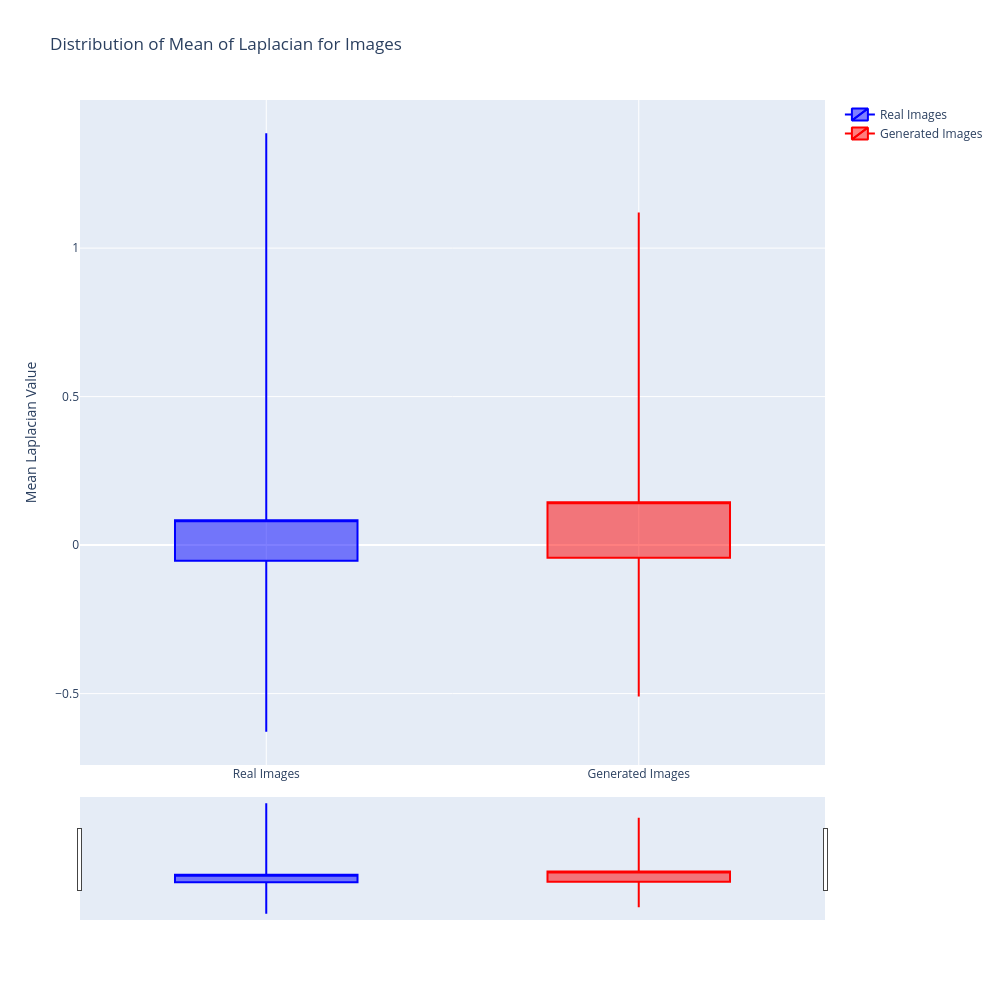
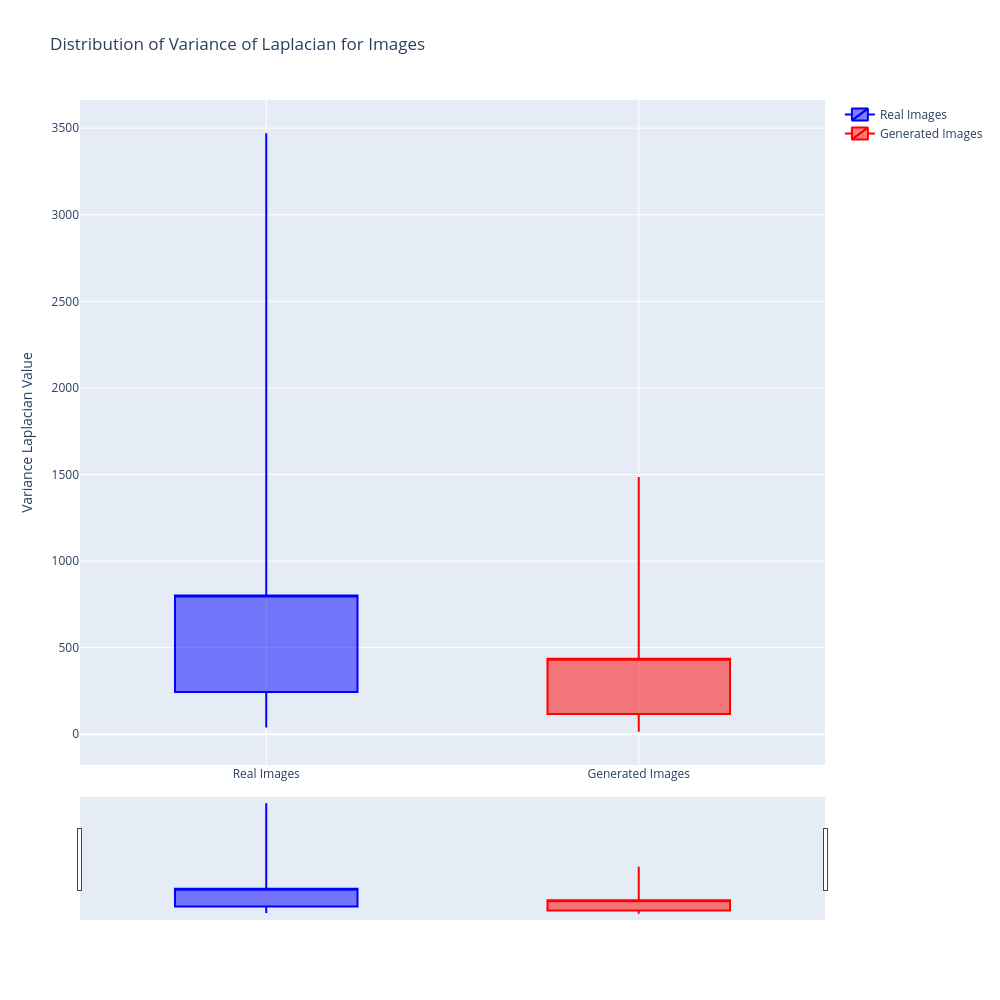

The notebook cell these images were saved under, in order:
### Markdown cell above
## Laplacian mean and variance plots

### Code cell
normalized_real_images = (validation_data + 1) / 2

normalized_generated_images = (generated_data_reprojected + 1) / 2

real_images_rgb_alpha = normalized_real_images * 255
real_images_rgb_alpha = real_images_rgb_alpha.astype(np.uint8)

# Generated images: N_images x 64 x 64 x 4
generated_images_rgb_alpha = normalized_generated_images * 255
generated_images_rgb_alpha = generated_images_rgb_alpha.astype(np.uint8)

# Calculate Mean and Variance of Laplacian for each image
real_laplacian_means = []
real_laplacian_variances = []
generated_laplacian_means = []
generated_laplacian_variances = []

for i in range(normalized_real_images.shape[0]):
    # For Laplacian, it's typically applied to grayscale images
    # Convert from 4 channels (RGBA) to 3 channels (RGB) then to grayscale
    # OpenCV's cvtColor expects BGR, so we'll treat the first 3 channels as such
    real_rgb = real_images_rgb_alpha[i, :, :, :3]
    real_gray = cv2.cvtColor(real_rgb, cv2.COLOR_RGB2GRAY)
    
    # Calculate Laplacian
    # Use CV_64F for higher precision to handle potential negative values
    real_laplacian = cv2.Laplacian(real_gray, cv2.CV_64F)
    
    # Calculate mean and variance of the Laplacian image
    real_laplacian_means.append(np.mean(real_laplacian))
    real_laplacian_variances.append(np.var(real_laplacian))

    # Repeat for generated images
    generated_rgb = generated_images_rgb_alpha[i, :, :, :3]
    generated_gray = cv2.cvtColor(generated_rgb, cv2.COLOR_RGB2GRAY)
    generated_laplacian = cv2.Laplacian(generated_gray, cv2.CV_64F)
    generated_laplacian_means.append(np.mean(generated_laplacian))
    generated_laplacian_variances.append(np.var(generated_laplacian))

# Prepare data for candle chart plotting (Mean of Laplacian)
# For real images
real_mean_laplacian_min = np.min(real_laplacian_means)
real_mean_laplacian_q1 = np.percentile(real_laplacian_means, 25)
real_mean_laplacian_median = np.median(real_laplacian_means)
real_mean_laplacian_q3 = np.percentile(real_laplacian_means, 75)
real_mean_laplacian_max = np.max(real_laplacian_means)

# For generated images
generated_mean_laplacian_min = np.min(generated_laplacian_means)
generated_mean_laplacian_q1 = np.percentile(generated_laplacian_means, 25)
generated_mean_laplacian_median = np.median(generated_laplacian_means)
generated_mean_laplacian_q3 = np.percentile(generated_laplacian_means, 75)
generated_mean_laplacian_max = np.max(generated_laplacian_means)

# 4. Plot Mean of Laplacian on a Candle Chart
fig_mean = go.Figure(data=[
    go.Candlestick(
        x=['Real Images'],
        open=[real_mean_laplacian_q1],
        high=[real_mean_laplacian_max],
        low=[real_mean_laplacian_min],
        close=[real_mean_laplacian_q3],
        name='Real Images',
        increasing_line_color='blue',
        decreasing_line_color='blue'
    ),
    go.Candlestick(
        x=['Generated Images'],
        open=[generated_mean_laplacian_q1],
        high=[generated_mean_laplacian_max],
        low=[generated_mean_laplacian_min],
        close=[generated_mean_laplacian_q3],
        name='Generated Images',
        increasing_line_color='red',
        decreasing_line_color='red'
    )
])

fig_mean.update_layout(
    title='Distribution of Mean of Laplacian for Images',
    yaxis_title='Mean Laplacian Value',
    width=1000,
    height=1000,
)

fig_mean.show()

# 5. Prepare data for candle chart plotting (Variance of Laplacian)
# For real images
real_var_laplacian_min = np.min(real_laplacian_variances)
real_var_laplacian_q1 = np.percentile(real_laplacian_variances, 25)
real_var_laplacian_median = np.median(real_laplacian_variances)
real_var_laplacian_q3 = np.percentile(real_laplacian_variances, 75)
real_var_laplacian_max = np.max(real_laplacian_variances)

# For generated images
generated_var_laplacian_min = np.min(generated_laplacian_variances)
generated_var_laplacian_q1 = np.percentile(generated_laplacian_variances, 25)
generated_var_laplacian_median = np.median(generated_laplacian_variances)
generated_var_laplacian_q3 = np.percentile(generated_laplacian_variances, 75)
generated_var_laplacian_max = np.max(generated_laplacian_variances)

# 6. Plot Variance of Laplacian on a Candle Chart
fig_var = go.Figure(data=[
    go.Candlestick(
        x=['Real Images'],
        open=[real_var_laplacian_q1],
        high=[real_var_laplacian_max],
        low=[real_var_laplacian_min],
        close=[real_var_laplacian_q3],
        name='Real Images',
        increasing_line_color='blue',
        decreasing_line_color='blue'
    ),
    go.Candlestick(
        x=['Generated Images'],
        open=[generated_var_laplacian_q1],
        high=[generated_var_laplacian_max],
        low=[generated_var_laplacian_min],
        close=[generated_var_laplacian_q3],
        name='Generated Images',
        increasing_line_color='red',
        decreasing_line_color='red'
    )
])

fig_var.update_layout(
    title='Distribution of Variance of Laplacian for Images',
    yaxis_title='Variance Laplacian Value',
    width=1000,
    height=1000
)

fig_var.show()

### Figure 1 — Plotly figure (JSON) as saved in the notebook; plotly's stock layout.template omitted (floating-point values rounded to 4 significant figures)
{"data": [{"close": [0.0835], "decreasing": {"line": {"color": "blue"}}, "high": [1.387], "increasing": {"line": {"color": "blue"}}, "low": [-0.6284], "name": "Real Images", "open": [-0.05298], "type": "candlestick", "x": ["Real Images"]}, {"close": [0.1445], "decreasing": {"line": {"color": "red"}}, "high": [1.12], "increasing": {"line": {"color": "red"}}, "low": [-0.51], "name": "Generated Images", "open": [-0.04272], "type": "candlestick", "x": ["Generated Images"]}], "layout": {"height": 1000, "title": {"text": "Distribution of Mean of Laplacian for Images"}, "width": 1000, "yaxis": {"title": {"text": "Mean Laplacian Value"}}}}

### Figure 2 — Plotly figure (JSON) as saved in the notebook; plotly's stock layout.template omitted (floating-point values rounded to 4 significant figures)
{"data": [{"close": [800.6], "decreasing": {"line": {"color": "blue"}}, "high": [3471.0], "increasing": {"line": {"color": "blue"}}, "low": [39.6], "name": "Real Images", "open": [244.2], "type": "candlestick", "x": ["Real Images"]}, {"close": [435.6], "decreasing": {"line": {"color": "red"}}, "high": [1486.0], "increasing": {"line": {"color": "red"}}, "low": [14.44], "name": "Generated Images", "open": [117.1], "type": "candlestick", "x": ["Generated Images"]}], "layout": {"height": 1000, "title": {"text": "Distribution of Variance of Laplacian for Images"}, "width": 1000, "yaxis": {"title": {"text": "Variance Laplacian Value"}}}}
